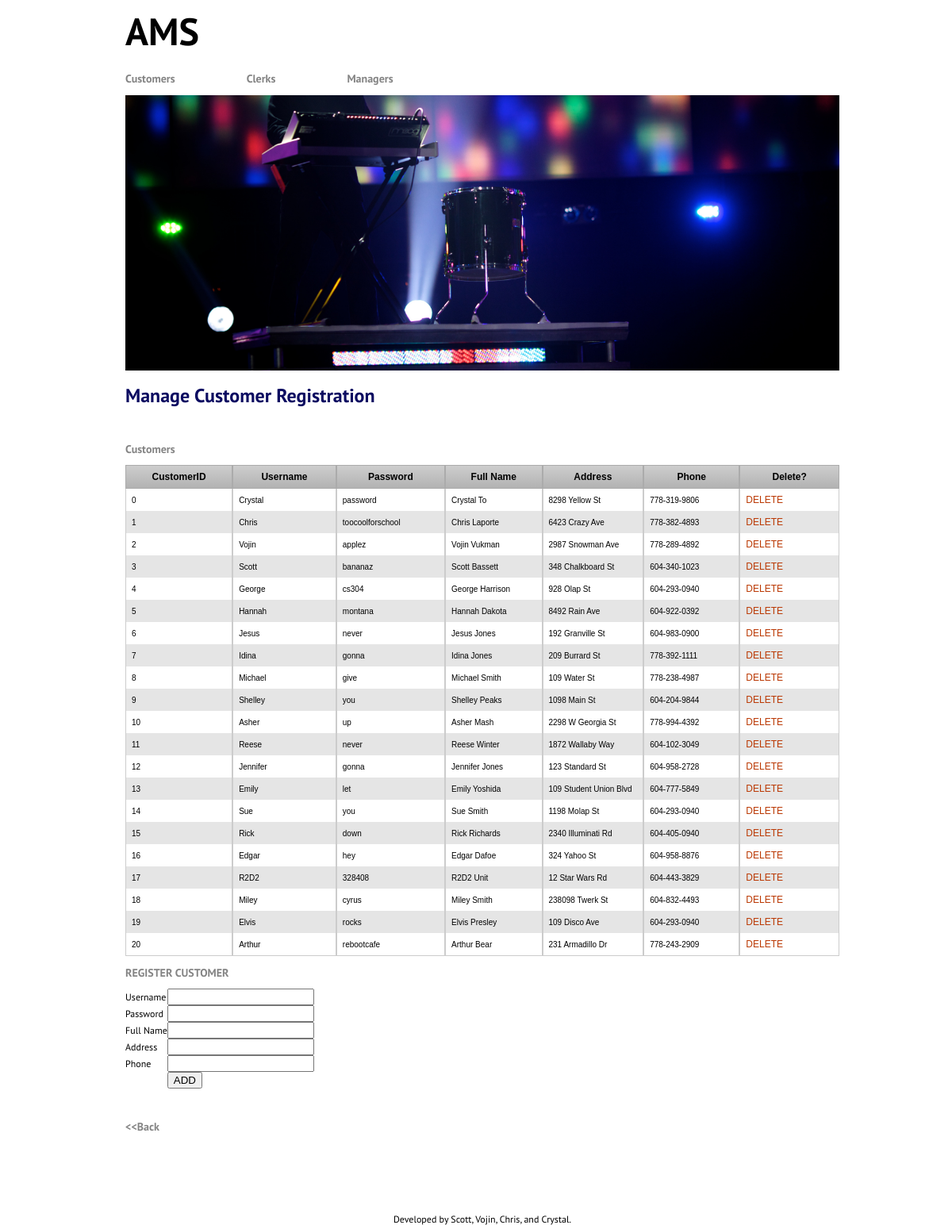
Page /manager/registration.php on the committed database.
### tables this page shows
CREATE TABLE Customer(
cid int, 
username varchar(20),
c_password varchar(20),
fullname varchar(30),
address varchar(50), 
phone varchar(12),
PRIMARY KEY(cid));

### dbops.php (the view, shortened to what this page needs)
<?php
function displayCustomers($connection) {
 	if (!$result = $connection->query("SELECT cid, username, c_password, fullname,
 		address, phone FROM Customer ORDER BY cid")) {
		    die('There was an error running the query [' . $db->error . ']');
    }
	echo "<form id=\"delete\" name=\"delete\" action=\"";
	echo htmlspecialchars($_SERVER["PHP_SELF"]);
	echo "\" method=\"POST\">";
	echo "<table border=0 cellpadding=0 cellspacing=0 class='CustomerInfoTable'>";
	echo "<tr valign=center>";
	echo "
			<td class=rowheader>CustomerID</td>
			<td class=rowheader>Username</td>
			<td class=rowheader>Password</td>
			<td class=rowheader>Full Name</td>
			<td class=rowheader>Address</td>
			<td class=rowheader>Phone</td>
			<td class=rowheader>Delete?</td>
		</tr>";
	while($row = $result->fetch_assoc()){
		echo "<td>".$row['cid']."</td>";
		echo "<td>".$row['username']."</td>";
		echo "<td>".$row['c_password']."</td>";
		echo "<td>".$row['fullname']."</td>";
		echo "<td>".$row['address']."</td>";
		echo "<td>".$row['phone']."</td><td>";
	    echo "<a href=\"javascript:formSubmit('".$row['cid']."');\">DELETE</a>";
	    echo "</td></tr>";
  	}
	echo "</form>";
}
?>

### style.css (style rules this page uses)
html { height: 100%; width: 100%; }
body { font-family: 'PT Sans', sans-serif; color: #000; background-color: #fff; font-size: 12px; width: 100%; height: 100%; }
td { color: #000000; font-size: 12px; }
a { font-size: 12px; }
a:link { color: #bb3902; font-weight:normal; text-decoration:none; }
.rowheader { color: #000000; background-color: #ffffff; font-weight: plain; font-size: 14pt; width: 160px; }
.CustomerInfoTable { margin:0px;padding:0px; width:100%; border:0px solid #000000; -moz-border-radius-bottomleft:0px; -webkit-border-bottom-left-radius:0px; border-bottom-left-radius:0px; -moz-border-radius-bottomright:0px; -webkit-border-bottom-right-radius:0px; border-bottom-right-radius:0px; -moz-border-radius-topright:0px; -webkit-border-top-right-radius:0px; border-top-right-radius:0px; -moz-border-radius-topleft:0px; -webkit-border-top-left-radius:0px; border-top-left-radius:0px; }
.CustomerInfoTable tr:last-child td:last-child { -moz-border-radius-bottomright:0px; -webkit-border-bottom-right-radius:0px; border-bottom-right-radius:0px; }
.CustomerInfoTable tr:last-child td:first-child { -moz-border-radius-bottomleft:0px; -webkit-border-bottom-left-radius:0px; border-bottom-left-radius:0px; }
.CustomerInfoTable tr:nth-child(odd) { background-color:#e5e5e5; }
.CustomerInfoTable td { vertical-align:middle; border:0px solid #cccccc; border-width:0px 1px 0px 1px; text-align:left; padding:7px; font-size:10px; font-family:Arial; font-weight:normal; color:#000000; }
.CustomerInfoTable tr:last-child td { border-width:0px 1px 1px 1px; }
.CustomerInfoTable tr td:last-child { border-width:0px 1px 0px 1px; }
.CustomerInfoTable tr:last-child td:last-child { border-width:0px 1px 01px 1px; }
.CustomerInfoTable tr:first-child td { background:-o-linear-gradient(bottom, #cccccc 5%, #b2b2b2 100%); background:-webkit-gradient( linear, left top, left bottom, color-stop(0.05, #cccccc), color-stop(1, #b2b2b2) ); background:-moz-linear-gradient( center top, #cccccc 5%, #b2b2b2 100% ); filter:progid:DXImageTransform.Microsoft.gradient(startColorstr="#cccccc", endColorstr="#b2b2b2"); background: -o-linear-gradient(top,#cccccc,b2b2b2); background-color:#cccccc; border:1px solid #ababab; text-align:center; border-width:1px 1px 1px 1px; font-size:12px; font-family:Arial; font-weight:Bold; color:#000000; }
.CustomerInfoTable tr:first-child td:first-child { border-width:1px 1px 1px 1px; }
.CustomerInfoTable tr:first-child td:last-child { border-width:1px 1px 1px 1px; }

### rows in the picture
customer: cid "0", username "Crystal", c_password "password", fullname "Crystal To", address "8298 Yellow St", phone "778-319-9806"
customer: cid "1", username "Chris", c_password "toocoolforschool", fullname "Chris Laporte", address "6423 Crazy Ave", phone "778-382-4893"
customer: cid "2", username "Vojin", c_password "applez", fullname "Vojin Vukman", address "2987 Snowman Ave", phone "778-289-4892"
customer: cid "3", username "Scott", c_password "bananaz", fullname "Scott Bassett", address "348 Chalkboard St", phone "604-340-1023"
customer: cid "4", username "George", c_password "cs304", fullname "George Harrison", address "928 Olap St", phone "604-293-0940"
customer: cid "5", username "Hannah", c_password "montana", fullname "Hannah Dakota", address "8492 Rain Ave", phone "604-922-0392"
customer: cid "6", username "Jesus", c_password "never", fullname "Jesus Jones", address "192 Granville St", phone "604-983-0900"
customer: cid "7", username "Idina", c_password "gonna", fullname "Idina Jones", address "209 Burrard St", phone "778-392-1111"
customer: cid "8", username "Michael", c_password "give", fullname "Michael Smith", address "109 Water St", phone "778-238-4987"
customer: cid "9", username "Shelley", c_password "you", fullname "Shelley Peaks", address "1098 Main St", phone "604-204-9844"
customer: cid "10", username "Asher", c_password "up", fullname "Asher Mash", address "2298 W Georgia St", phone "778-994-4392"
customer: cid "11", username "Reese", c_password "never", fullname "Reese Winter", address "1872 Wallaby Way", phone "604-102-3049"
customer: cid "12", username "Jennifer", c_password "gonna", fullname "Jennifer Jones", address "123 Standard St", phone "604-958-2728"
customer: cid "13", username "Emily", c_password "let", fullname "Emily Yoshida", address "109 Student Union Blvd", phone "604-777-5849"
customer: cid "14", username "Sue", c_password "you", fullname "Sue Smith", address "1198 Molap St", phone "604-293-0940"
customer: cid "15", username "Rick", c_password "down", fullname "Rick Richards", address "2340 Illuminati Rd", phone "604-405-0940"
customer: cid "16", username "Edgar", c_password "hey", fullname "Edgar Dafoe", address "324 Yahoo St", phone "604-958-8876"
customer: cid "17", username "R2D2", c_password "328408", fullname "R2D2 Unit", address "12 Star Wars Rd", phone "604-443-3829"
customer: cid "18", username "Miley", c_password "cyrus", fullname "Miley Smith", address "238098 Twerk St", phone "604-832-4493"
customer: cid "19", username "Elvis", c_password "rocks", fullname "Elvis Presley", address "109 Disco Ave", phone "604-293-0940"
customer: cid "20", username "Arthur", c_password "rebootcafe", fullname "Arthur Bear", address "231 Armadillo Dr", phone "778-243-2909"
